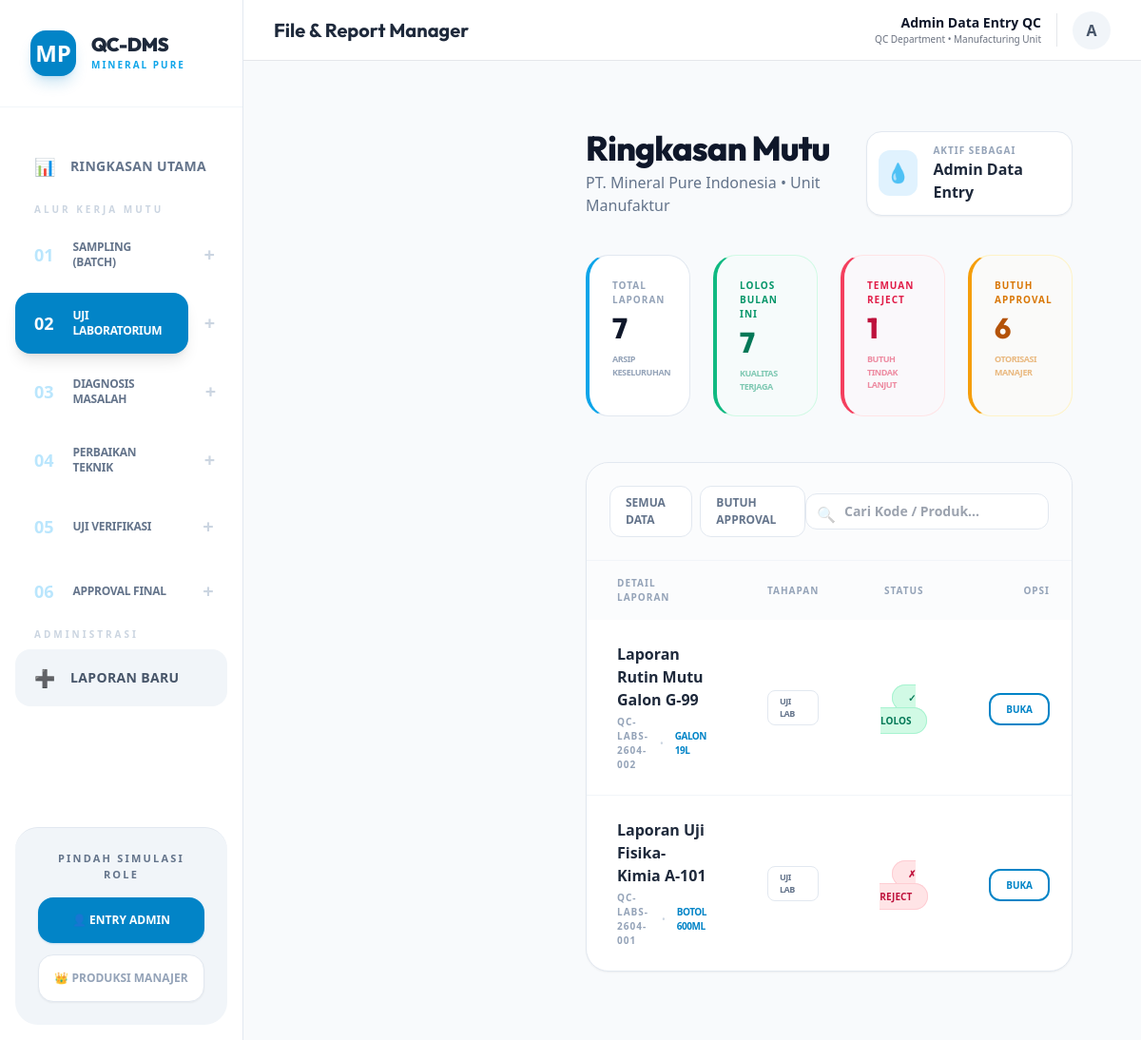
Before: /index.php?filter=step2 with the older database file.
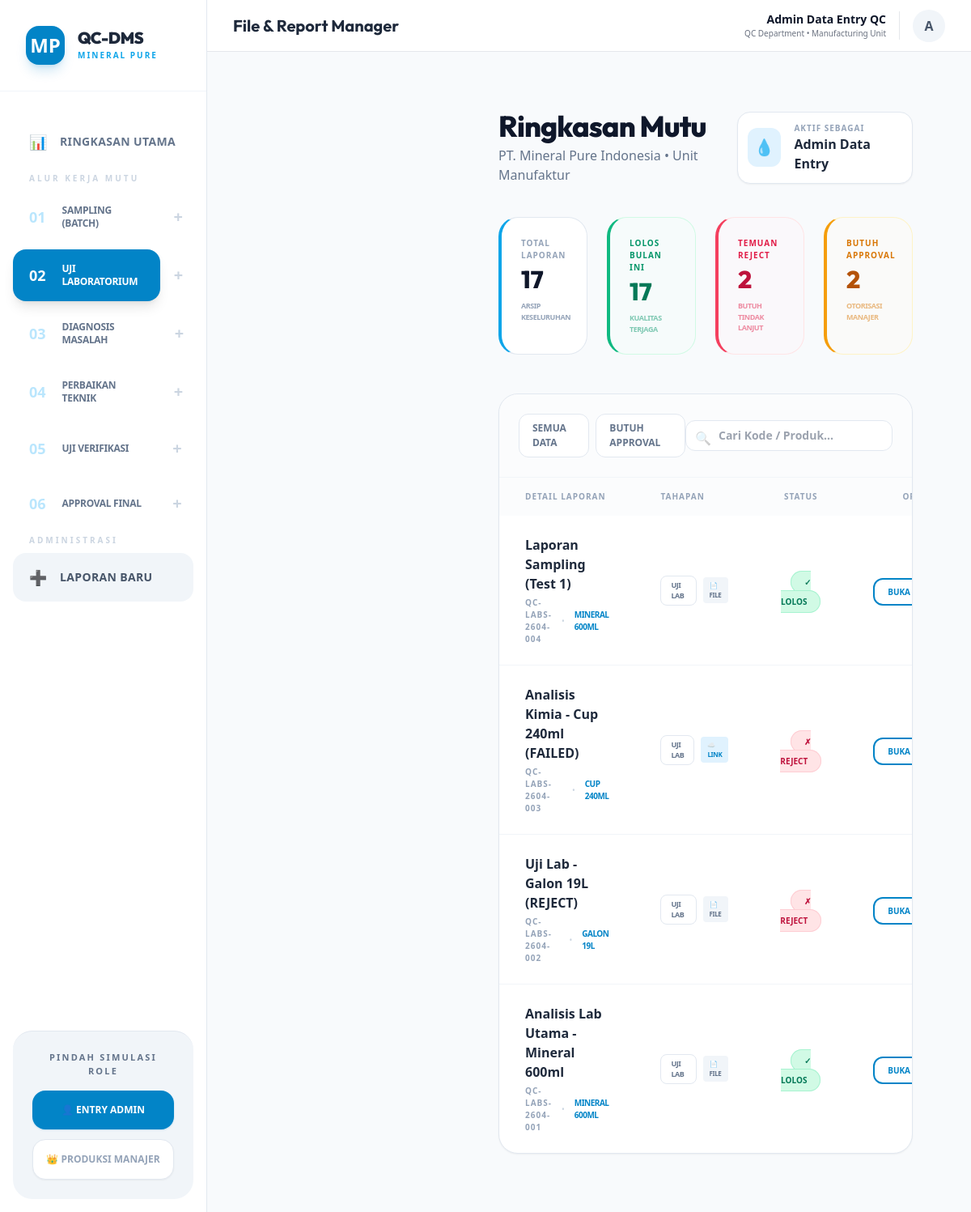
After: the same page with the newer database file.
### tables this page shows
CREATE TABLE documents (
        id INTEGER PRIMARY KEY AUTOINCREMENT,
        no_dokumen TEXT UNIQUE,
        nama_dokumen TEXT,
        produk TEXT,
        jenis TEXT,
        tanggal TEXT,
        inspector TEXT,
        machine_id TEXT,
        admin_entry_name TEXT,
        status TEXT,
        approval_status TEXT DEFAULT 'Waiting Approval',
        approved_by TEXT,
        link TEXT,
        deskripsi TEXT,
        folder_path TEXT,
        parent_doc_id INTEGER,
        ph TEXT,
        tds TEXT,
        kekeruhan TEXT
    , file_path TEXT, external_link TEXT);

### index.php (the view, shortened to what the rows shown need)
<?php
require 'db.php';
$filter = $_GET['filter'] ?? null;
$query = "SELECT * FROM documents WHERE 1=1";
$params = [];
if ($filter == 'waiting') {
    $query .= " AND approval_status = 'Waiting Approval'";
} elseif ($filter == 'step1') {
    $query .= " AND jenis = 'Catatan_Batch'";
} elseif ($filter == 'step2') {
    $query .= " AND jenis = 'Uji_Lab'";
} elseif ($filter == 'step3') {
    $query .= " AND jenis = 'Diagnosis_Mesin'";
} elseif ($filter == 'step4') {
    $query .= " AND jenis = 'Laporan_Perbaikan'";
} elseif ($filter == 'step5') {
    $query .= " AND jenis = 'Uji_Ulang'";
} elseif ($filter == 'step6') {
    $query .= " AND jenis = 'Approval_Manager'";
}
$query .= " ORDER BY tanggal DESC, id DESC";
$stmt = $pdo->prepare($query);
$stmt->execute($params);
$files = $stmt->fetchAll(PDO::FETCH_ASSOC);
?>
<!DOCTYPE html>
<html lang="id">
<head>
    <script src="https://cdn.tailwindcss.com"></script>
</head>
<body class="antialiased">
    <?php include 'sidebar.php'; ?>
    <div class="ml-72 p-10">
        <div class="mb-10 flex justify-between items-center">
            <div>
                <h1 class="text-4xl font-extrabold tracking-tight text-slate-900">Ringkasan Mutu</h1>
            </div>
        </div>
        <div class="bg-white rounded-3xl border border-slate-200 shadow-sm overflow-hidden">
            <table class="w-full">
                <thead>
                    <tr class="bg-slate-50/50">
                        <th class="px-8 py-4 text-left text-[10px] font-black text-slate-400 uppercase tracking-widest">Detail Laporan</th>
                        <th class="px-8 py-4 text-left text-[10px] font-black text-slate-400 uppercase tracking-widest">Tahapan</th>
                        <th class="px-8 py-4 text-center text-[10px] font-black text-slate-400 uppercase tracking-widest">Status</th>
                        <th class="px-8 py-4 text-right text-[10px] font-black text-slate-400 uppercase tracking-widest">Opsi</th>
                    </tr>
                </thead>
                <tbody class="divide-y divide-slate-100">
                    <?php foreach ($files as $file): ?>
                        <tr class="hover:bg-sky-50/30 transition-colors">
                            <td class="px-8 py-6">
                                <a href="view.php?id=<?= $file['id'] ?>" class="block group">
                                    <p class="font-bold text-slate-800 text-base group-hover:text-sky-600 transition-colors"><?= htmlspecialchars($file['nama_dokumen']) ?></p>
                                    <div class="flex items-center gap-3 mt-1">
                                        <p class="text-[10px] font-black text-slate-400 tracking-widest uppercase"><?= htmlspecialchars($file['no_dokumen']) ?></p>
                                        <span class="text-[10px] text-slate-300">•</span>
                                        <p class="text-[10px] font-bold text-sky-600 uppercase tracking-tighter"><?= str_replace('_', ' ', $file['produk']) ?></p>
                                    </div>
                                </a>
                            </td>
                            <td class="px-8 py-6">
                                <div class="flex items-center gap-2">
                                    <span class="px-3 py-1 bg-white border border-slate-200 rounded-lg text-[9px] font-black text-slate-500 uppercase tracking-tighter">
                                        <?= str_replace('_', ' ', $file['jenis']) ?>
                                    </span>
                                    <?php if (!empty($file['file_path'])): ?>
                                        <span class="flex items-center gap-1 px-2 py-1 bg-slate-100 rounded text-[8px] font-black text-slate-500 uppercase tracking-tighter" title="Dokumen Fisik (Upload)">
                                            📄 FILE
                                        </span>
                                    <?php endif; ?>
                                    <?php if (!empty($file['external_link'])): ?>
                                        <span class="flex items-center gap-1 px-2 py-1 bg-sky-100 rounded text-[8px] font-black text-sky-600 uppercase tracking-tighter" title="Dokumen Cloud (Link)">
                                            ☁️ LINK
                                        </span>
                                    <?php endif; ?>
                                </div>
                            </td>
                            <td class="px-8 py-6 text-center">
                                <?php if ($file['jenis'] == 'Approval_Manager'): ?>
                                    <span class="px-3 py-1.5 <?= $file['approval_status'] == 'Approved' ? 'bg-emerald-600' : 'bg-amber-500' ?> text-white rounded-full text-[9px] font-black uppercase tracking-widest italic shadow-sm">
                                        <?= $file['approval_status'] ?>
                                    </span>
                                <?php else: ?>
                                    <span class="px-4 py-1.5 <?= ($file['status'] == 'Lolos' || $file['status'] == 'Passed') ? 'bg-emerald-100 text-emerald-700 border-emerald-200' : 'bg-rose-100 text-rose-700 border-rose-200' ?> border rounded-full text-[10px] font-black uppercase">
                                        <?= ($file['status'] == 'Lolos' || $file['status'] == 'Passed') ? '✓ LOLOS' : '✗ REJECT' ?>
                                    </span>
                                <?php endif; ?>
                            </td>
                            <td class="px-8 py-6 text-right">
                                <a href="view.php?id=<?= $file['id'] ?>" class="text-[10px] font-black text-sky-600 hover:bg-sky-600 hover:text-white px-4 py-2 border-2 border-sky-600 rounded-xl transition-all">BUKA</a>
                            </td>
                        </tr>
                    <?php endforeach; ?>
                </tbody>
            </table>
        </div>
    </div>
</body>
</html>

Changed rows visible on the page:
removed documents: nama_dokumen "Laporan Rutin Mutu Galon G-99", no_dokumen "QC-LABS-2604-002", produk "GALON 19L", jenis "UJI LAB", status "✓ LOLOS"
removed documents: nama_dokumen "Laporan Uji Fisika-Kimia A-101", no_dokumen "QC-LABS-2604-001", produk "BOTOL 600ML", jenis "UJI LAB", status "✗ REJECT"
added documents: nama_dokumen "Laporan Sampling (Test 1)", no_dokumen "QC-LABS-2604-004", produk "MINERAL 600ML", jenis "UJI LAB", shows "📄 FILE", status "✓ LOLOS"
added documents: nama_dokumen "Analisis Kimia - Cup 240ml (FAILED)", no_dokumen "QC-LABS-2604-003", produk "CUP 240ML", jenis "UJI LAB", shows "☁️ LINK", status "✗ REJECT"
added documents: nama_dokumen "Uji Lab - Galon 19L (REJECT)", no_dokumen "QC-LABS-2604-002", produk "GALON 19L", jenis "UJI LAB", shows "📄 FILE", status "✗ REJECT"
added documents: nama_dokumen "Analisis Lab Utama - Mineral 600ml", no_dokumen "QC-LABS-2604-001", produk "MINERAL 600ML", jenis "UJI LAB", shows "📄 FILE", status "✓ LOLOS"
Other visible differences:
$total_docs: "7" → "17"
$inspeksi_bulan_ini: "7" → "17"
$total_reject: "1" → "2"
$waiting_approval: "6" → "2"
